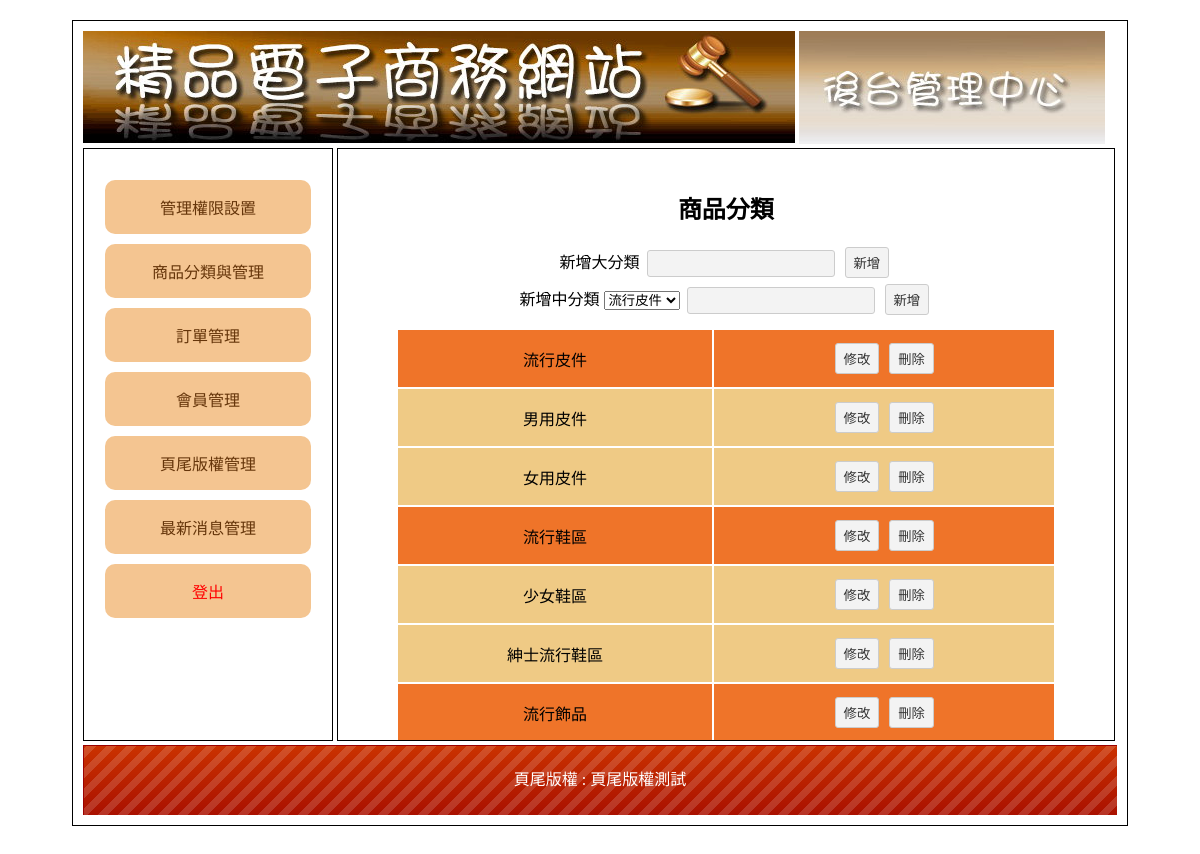
The app's page /admin.php?do=th with its own data.
### tables this page shows
CREATE TABLE `type` (
  `id` int(10) NOT NULL,
  `name` text NOT NULL,
  `parent` int(10) NOT NULL
);

CREATE TABLE `bottom` (
  `id` int(10) UNSIGNED NOT NULL,
  `text` text NOT NULL
);

### api/base.php (called while the page is built, shortened)
<?php
class DB
{
    protected $table;
    protected $dsn = "mysql:host=localhost;charset=utf8;dbname=db40";
    protected $pdo;
    function __construct($table)
    {
        $this->pdo = new PDO($this->dsn,'root','');
        $this->table = $table;
    }
    function arrSql($array){
        foreach ($array as $key => $value) {
            $tmp[] = "`$key`='$value'";
        }
        return $tmp;
    }
    function all(...$arg){
        $sql = "select * from $this->table ";
        if(isset($arg[0])){
            if(is_array($arg[0])){
                $tmp = $this->arrSql($arg[0]);
                $sql .="where ".join(" && ",$tmp);
            }else{
                $sql .= $arg[0];
            }
        }
        return $this->pdo->query($sql)->fetchAll(PDO::FETCH_ASSOC);
    }
    function find($id){
        $sql = "select * from $this->table ";
        if(is_array($id)){
            $tmp = $this->arrSql($id);
            $sql .="where ".join(" && ",$tmp);
        }else{
            $sql .="where id = $id";
        }
        return $this->pdo->query($sql)->fetch(PDO::FETCH_ASSOC);
    }
}
$Type = new DB('type');
$Bottom = new DB('bottom');
$bot = $Bottom->find(1);

### back/th.php (the view, shortened to what this page needs)
<h2 class="ct">商品分類 </h2>
<div class="ct">
    新增大分類
    <input type="text" name="" id="big" >
    <button onclick="add('big')">新增</button>
</div>
<div class="ct">
    新增中分類
    <select name="" id="b">
        <?php
        $rows = $Type->all(['parent'=>0]);
        foreach($rows as $row){
            echo "<option value={$row['id']}>";
            echo $row['name'];
            echo "</option>";
        }
        ?>
    </select>
    <input type="text" name="" id="mid" >
    <button onclick="add('mid')">新增</button>
</div>
<table class="all ct">
    <?php
    foreach($Type->all(['parent'=>0]) as $bb){
    ?>
    <tr class="tt">
        <td ><?=$bb['name']?></td>
        <td>
            <button onclick="edit(this,<?=$bb['id']?>)">修改</button>
            <button onclick="del('type',<?=$bb['id']?>)">刪除</button>
        </td>
    </tr>
    <?php
    foreach($Type->all(['parent'=>$bb['id']]) as $mm){
    ?>
    <tr class="pp">
        <td><?=$mm['name']?></td>
        <td>
            <button onclick="edit(this,<?=$mm['id']?>)">修改</button>
            <button onclick="del('type',<?=$mm['id']?>)">刪除</button>
        </td>
    </tr>
    <?php }} ?>
</table>

### admin.php (shortened to what this page needs)
<?php include_once "api/base.php" ?>
<!DOCTYPE html PUBLIC "-//W3C//DTD XHTML 1.0 Transitional//EN" "http://www.w3.org/TR/xhtml1/DTD/xhtml1-transitional.dtd">
<html xmlns="http://www.w3.org/1999/xhtml">
<head>
    <link href="./css/css.css" rel="stylesheet" type="text/css">
</head>
<body>
	<div id="main">
		<div id="top">
			<a href="index.php">
				<img src="./icon/0416.jpg">
			</a>
			<img src="./icon/0417.jpg">
		</div>
		<div id="left" class="ct">
			<div style="min-height:400px;">
				<a href="?do=admin">管理權限設置</a>
				<a href="?do=th">商品分類與管理</a>
				<a href="?do=ord">訂單管理</a>
				<a href="?do=mem">會員管理</a>
				<a href="?do=bot">頁尾版權管理</a>
				<a href="?do=news">最新消息管理</a>
				<a href="logout.php?tab=admin" style="color:#f00;">登出</a>
			</div>
		</div>
		<div id="right">
			<?php
			$do = $_GET['do'] ?? "admin";
			$file = "back/$do.php";
			if (file_exists($file)) {
				include_once $file;
			} else {
				include_once "back/admin.php";
			}
			?>
		</div>
		<div id="bottom" style="line-height:70px; color:#FFF; background:url(icon/bot.png);" class="ct">
			頁尾版權 : <?= $bot['text'] ?>
		</div>
	</div>
</body>
</html>

### css/css.css (style rules this page uses)
body { font-family:"微軟正黑體"; }
#main { width:1034px; padding:10px; margin:20px auto 20px auto; border:#000 solid 1px; min-height:768px; }
#top a { color:#CE631C; text-decoration:none; }
#left { display:inline-block; width:20%; padding:2%; height:550px; overflow: auto; vertical-align:top; border:#000 1px solid; }
#left a { display:block; padding:15px 5px 15px 5px; text-decoration:none; background:#F4C591; margin:10px auto 10px auto; color:#65350A; border-radius: 10px; }
.ct { text-align:center; }
#right { display:inline-block; width:71%; padding:2%; height:550px; overflow: auto; border:#000 1px solid; }
#bottom { height:70px; background:url(icon/bot.png); background-size:cover; }
.all { width:90%; margin:10px auto 10px auto; }
.all td { min-width:60px; padding:10px; }
.tt { background:#EF7429; }
.tt td { background:#EF7429; }
.pp { background:#EFCA85; }
.pp td { background:#EFCA85; }
input[type=text],input[type=password],input[type=submit],button,.button,input[type=reset],input[type=button],select，textarea,input[type=number] { background:#F3F3F3; border:#CCC 1px solid; border-radius:3px; padding:5px 8px 5px 8px; text-decoration:none; margin:3px; color:#333; }
input[type=text],input[type=password] { width:170px; }
button { cursor: pointer; }

### records on screen
type: name "流行皮件"
type: name "男用皮件"
type: name "女用皮件"
type: name "流行鞋區"
type: name "少女鞋區"
type: name "紳士流行鞋區"
type: name "流行飾品"
bottom: text "頁尾版權測試"

### other values on screen
form field value "流行皮件"
